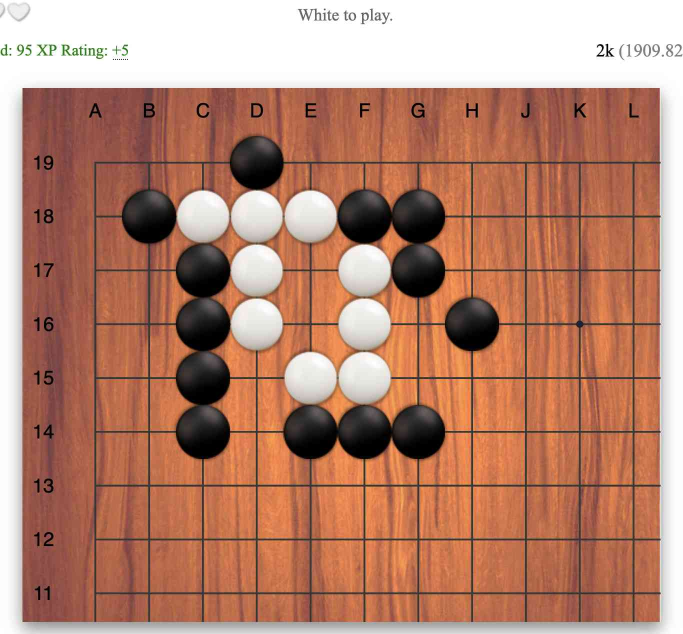
#> input picture anki_tsumego/20251205111512.jpg, 1366 x 1268 px (shown at 1/2 size)
$ python book_convert_screenshots_to_print_friendly_images.py anki_tsumego/20251205111512.jpg
#> lines starting #> are read from the running program, lines starting #| are printed output that depends on the picture; after the words box and inside, x2 and y2 are one past the last pixel; in counts of white or black regions, pixels touching at a corner belong together
#!/usr/bin/env python3
"""
Crop a screenshot down to just the white page in the center,
ignoring whatever else (dock, menu bar, desktop, other windows) is in the shot.

Usage:
    python3 crop_page.py screenshot.png
    python3 crop_page.py screenshot.png --output cropped.png
    python3 crop_page.py screenshot.png --threshold 235 --padding 5

How it works:
    Finds all "white" pixels (brightness above threshold), then finds
    the largest contiguous white region (the page) and crops to its
    bounding box. This works regardless of what's around it.
"""

import argparse
import os
import sys

import numpy as np
from PIL import Image
from scipy import ndimage


def crop_to_page(image_path: str, output_path: str = None, threshold: int = 235, padding: int = 0) -> str:
#> called with image_path = 'anki_tsumego/20251205111512.jpg', threshold = 235, padding = 0
    if not os.path.isfile(image_path):
        raise FileNotFoundError(f"No such file: {image_path}")

    img = Image.open(image_path).convert("RGB")
#> img is the input picture: PIL image 1366x1268 RGB; mean R, G, B 183, 133.1, 112.9
    arr = np.array(img)
    height, width = arr.shape[:2]
#> height = 1268; width = 1366

    # brightness per pixel
    brightness = arr.mean(axis=2)
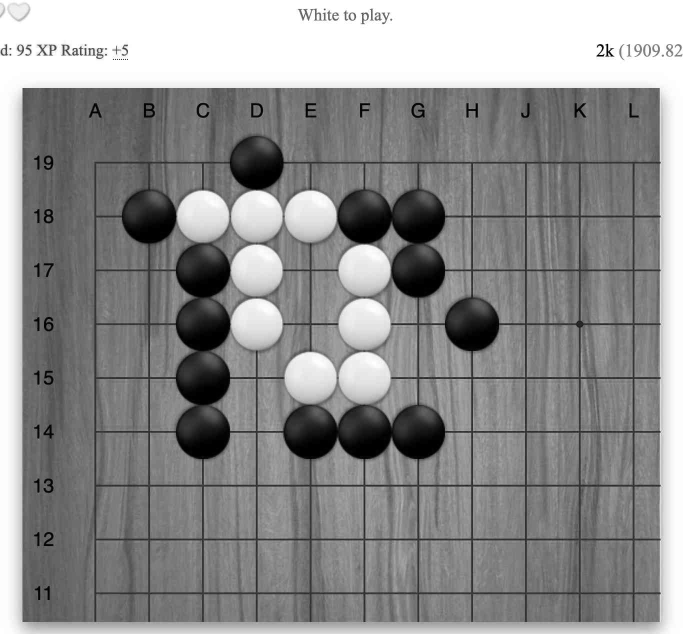
#> brightness: shape (1268, 1366) float64 (shown at 1/2 size); min 0, max 255, mean 143

    # mask of "white" pixels
    white_mask = brightness > threshold
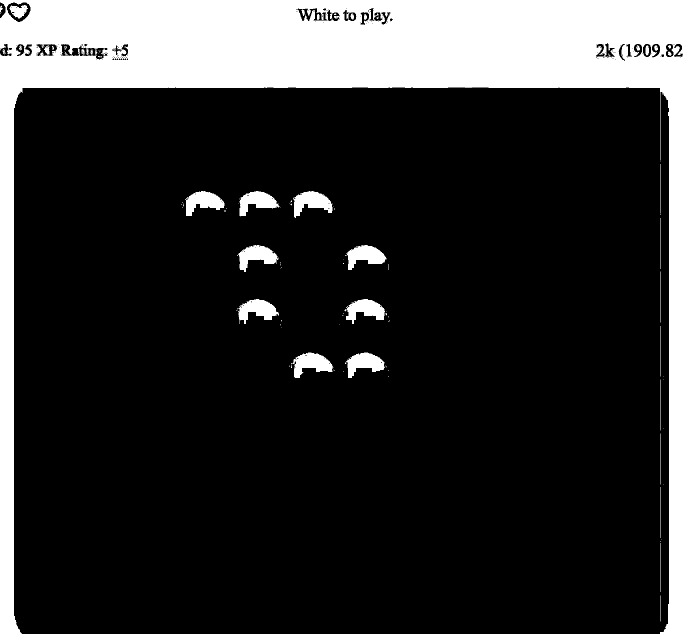
#> white_mask: shape (1268, 1366) bool (shown at 1/2 size); 18.3% white; 98 white regions (62 under 20 px), largest, box (x1, y1, x2, y2) and area: (0, 0, 1366, 1268) 293624, (586, 382, 665, 436) 2367, (585, 705, 667, 756) 2366

    # label connected white regions
    labeled, num_features = ndimage.label(white_mask)
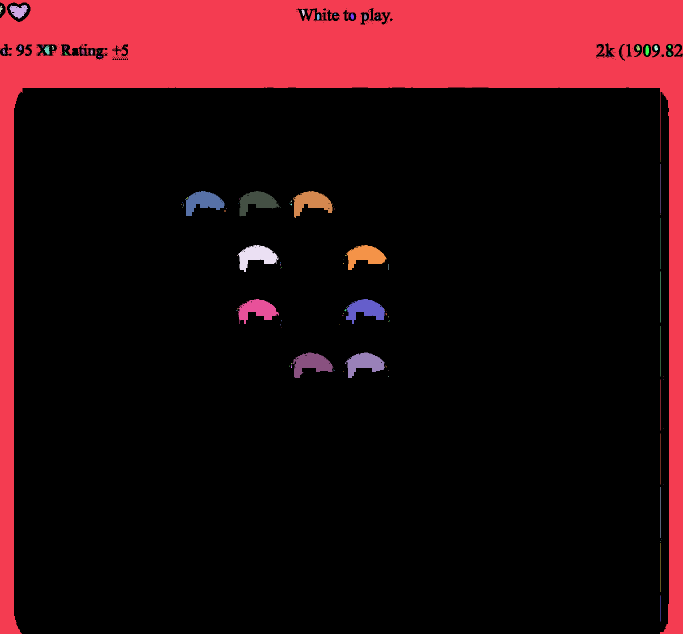
#> labeled: shape (1268, 1366) int32 (shown at 1/2 size); 119 distinct labels, from 0 to 118; one colour per label, 0 black
#> num_features = 118
    if num_features == 0:
        raise ValueError("No white region found — try lowering --threshold")

    # find the largest connected white region by pixel count
    sizes = ndimage.sum(white_mask, labeled, range(1, num_features + 1))
#> sizes = 118 values, max 293555 at index 0, min 1 at index 20, mean 2683.8
    largest_label = np.argmax(sizes) + 1
#> largest_label = 1

    # bounding box of that region
    rows = np.any(labeled == largest_label, axis=1)
    cols = np.any(labeled == largest_label, axis=0)
    top, bottom = np.where(rows)[0][[0, -1]]
#> top = 0; bottom = 1267
    left, right = np.where(cols)[0][[0, -1]]
#> left = 0; right = 1365

    # apply padding, clamped to image bounds
    top = max(0, top - padding)
    left = max(0, left - padding)
    bottom = min(height - 1, bottom + padding)
    right = min(width - 1, right + padding)

    cropped = img.crop((left, top, right + 1, bottom + 1))

    if output_path is None:
        base, ext = os.path.splitext(image_path)
        output_path = f"{base}_cropped{ext}"

    cropped.save(output_path)
    print(f"Found largest white region: {right - left + 1}x{bottom - top + 1} px")
#| Found largest white region: 1366x1268 px
    print(f"Cropped from {width}x{height} to {cropped.width}x{cropped.height}")
#| Cropped from 1366x1268 to 1366x1268
    print(f"Saved: {output_path}")
    return output_path


def main():
    parser = argparse.ArgumentParser(description="Crop a screenshot to the white page region, ignoring surroundings.")
    parser.add_argument("image_path", help="Path to the screenshot image")
    parser.add_argument("--output", help="Output path (default: <input>_cropped.<ext>)")
    parser.add_argument("--threshold", type=int, default=235,
                         help="Brightness threshold (0-255) above which pixels count as 'white page' (default: 235)")
    parser.add_argument("--padding", type=int, default=0,
                         help="Extra pixels to keep around the detected page edges (default: 0)")
    args = parser.parse_args()

    try:
        crop_to_page(args.image_path, args.output, args.threshold, args.padding)
    except Exception as e:
        print(f"Error: {e}", file=sys.stderr)
        sys.exit(1)


if __name__ == "__main__":
    main()

$ run again, on anki_tsumego/20251205113802.jpg
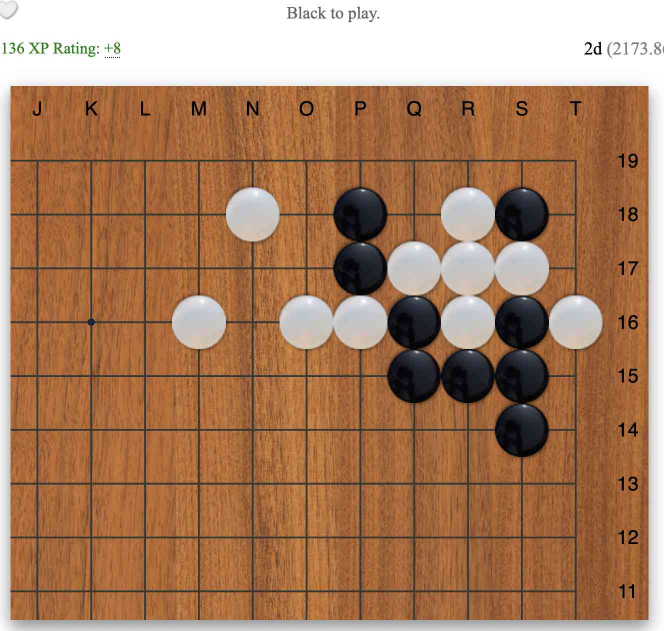
#> input picture anki_tsumego/20251205113802.jpg, 1328 x 1262 px (shown at 1/2 size)
#> in crop_to_page, img is the input picture: PIL image 1328x1262 RGB; mean R, G, B 170, 128.1, 98.1
#> in crop_to_page, `white_mask = brightness > threshold`:
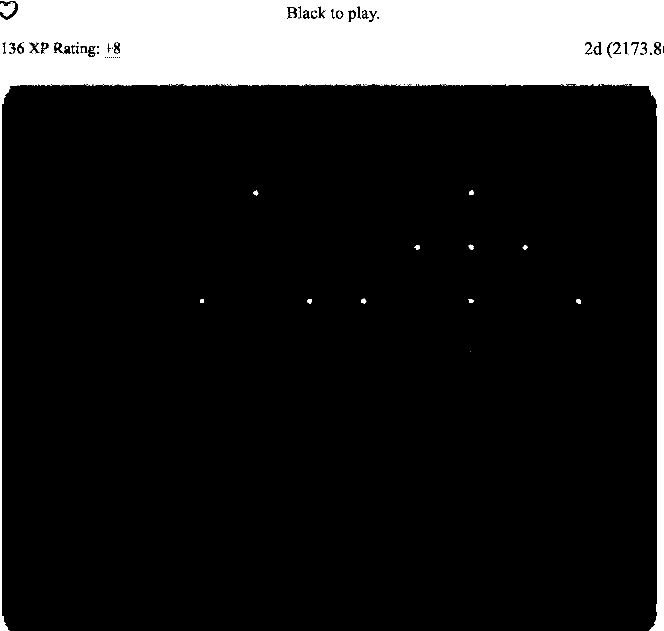
#> white_mask: shape (1262, 1328) bool (shown at 1/2 size); 14.3% white; 127 white regions (102 under 20 px), largest, box (x1, y1, x2, y2) and area: (0, 0, 1328, 1262) 237688, (0, 5, 30, 33) 561, (71, 87, 83, 106) 134
#> in crop_to_page, `labeled, num_features = ndimage.label(white_mask)`:
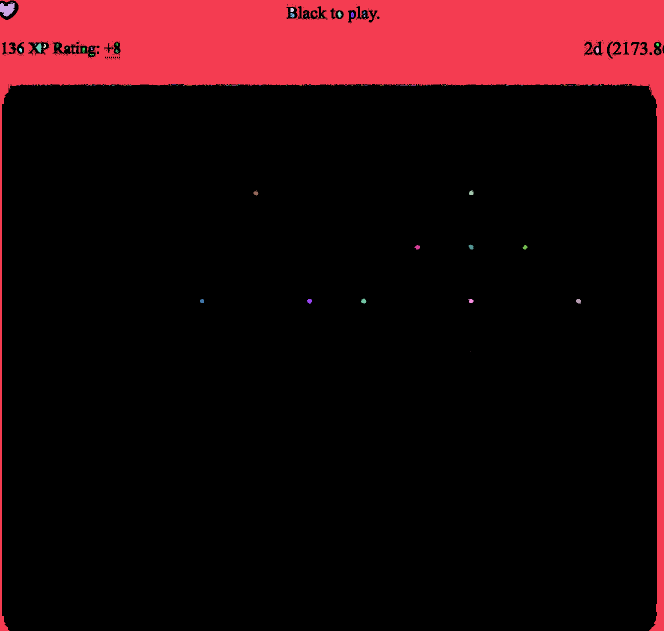
#> labeled: shape (1262, 1328) int32 (shown at 1/2 size); 141 distinct labels, from 0 to 140; one colour per label, 0 black
#> num_features = 140
#> sizes = 140 values, max 237617 at index 0, min 1 at index 2, mean 1714
#> largest_label = 1
#> top = 0; bottom = 1261
#> left = 0; right = 1327
#| Found largest white region: 1328x1262 px
#| Cropped from 1328x1262 to 1328x1262

$ run again, on anki_tsumego/20251205114023.jpg
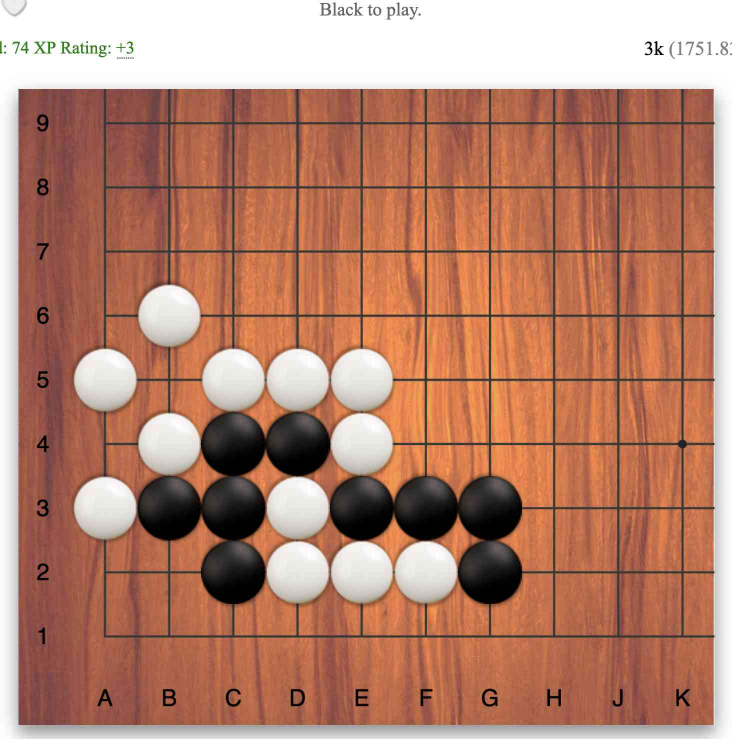
#> input picture anki_tsumego/20251205114023.jpg, 1464 x 1478 px (shown at 1/2 size)
#> in crop_to_page, img is the input picture: PIL image 1464x1478 RGB; mean R, G, B 182.2, 131.2, 111
#> in crop_to_page, `white_mask = brightness > threshold`:
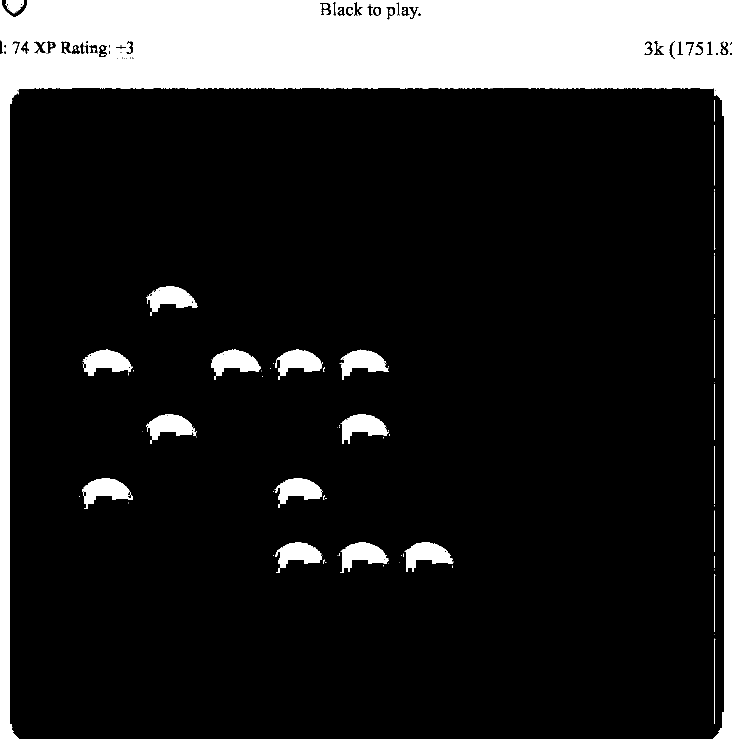
#> white_mask: shape (1478, 1464) bool (shown at 1/2 size); 15.6% white; 139 white regions (97 under 20 px), largest, box (x1, y1, x2, y2) and area: (0, 0, 1464, 1478) 295778, (422, 699, 521, 760) 3275, (164, 956, 265, 1018) 3258
#> in crop_to_page, `labeled, num_features = ndimage.label(white_mask)`:
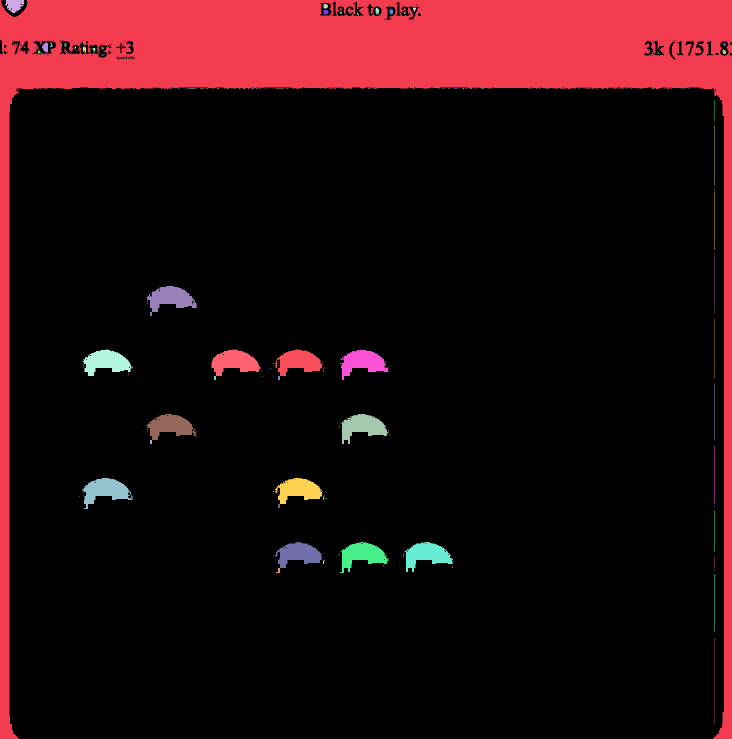
#> labeled: shape (1478, 1464) int32 (shown at 1/2 size); 185 distinct labels, from 0 to 184; one colour per label, 0 black
#> num_features = 184
#> sizes = 184 values, max 295744 at index 0, min 1 at index 9, mean 1829.5
#> largest_label = 1
#> top = 0; bottom = 1477
#> left = 0; right = 1463
#| Found largest white region: 1464x1478 px
#| Cropped from 1464x1478 to 1464x1478

$ run again, on anki_tsumego/20251205114358.jpg
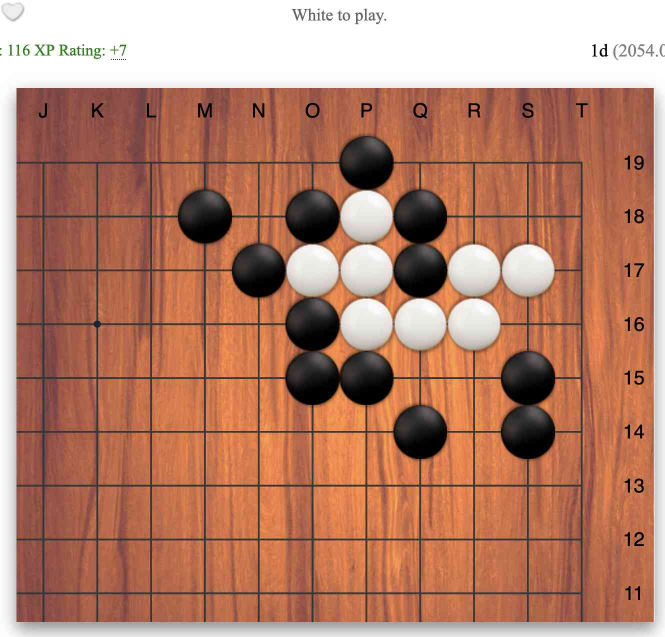
#> input picture anki_tsumego/20251205114358.jpg, 1330 x 1274 px (shown at 1/2 size)
#> in crop_to_page, img is the input picture: PIL image 1330x1274 RGB; mean R, G, B 182, 130.3, 109.3
#> in crop_to_page, `white_mask = brightness > threshold`:
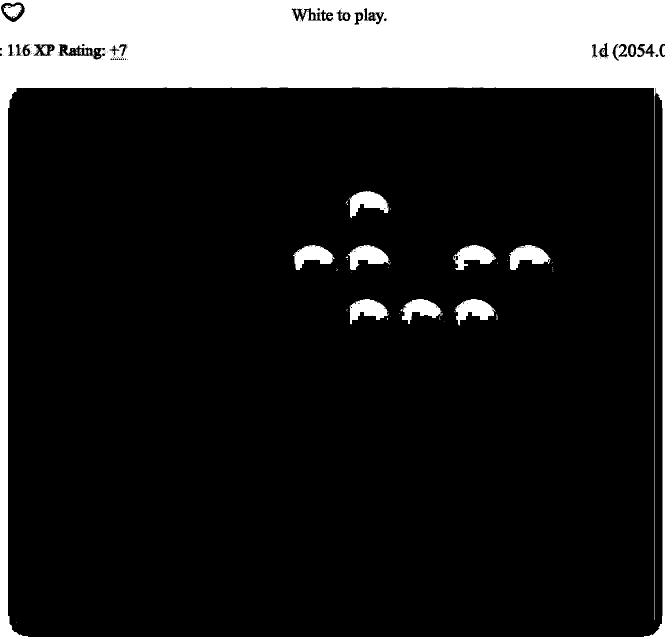
#> white_mask: shape (1274, 1330) bool (shown at 1/2 size); 16% white; 72 white regions (50 under 20 px), largest, box (x1, y1, x2, y2) and area: (0, 0, 1330, 1274) 251234, (696, 490, 780, 540) 2373, (1018, 490, 1101, 540) 2365
#> in crop_to_page, `labeled, num_features = ndimage.label(white_mask)`:
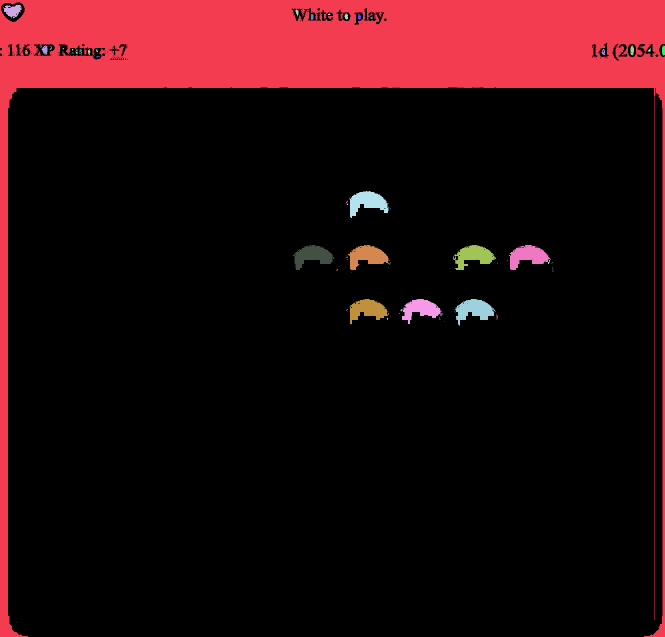
#> labeled: shape (1274, 1330) int32 (shown at 1/2 size); 94 distinct labels, from 0 to 93; one colour per label, 0 black
#> num_features = 93
#> sizes = 93 values, max 251201 at index 0, min 1 at index 13, mean 2916.4
#> largest_label = 1
#> top = 0; bottom = 1273
#> left = 0; right = 1329
#| Found largest white region: 1330x1274 px
#| Cropped from 1330x1274 to 1330x1274
